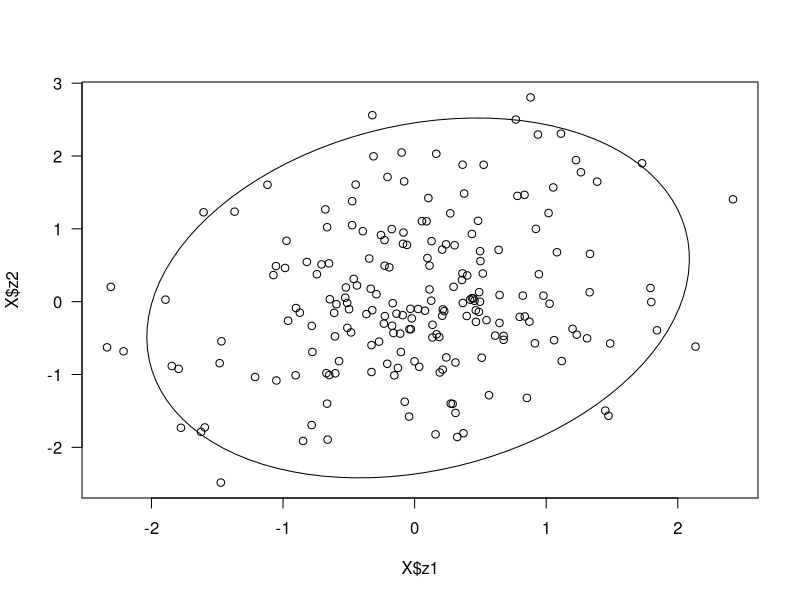
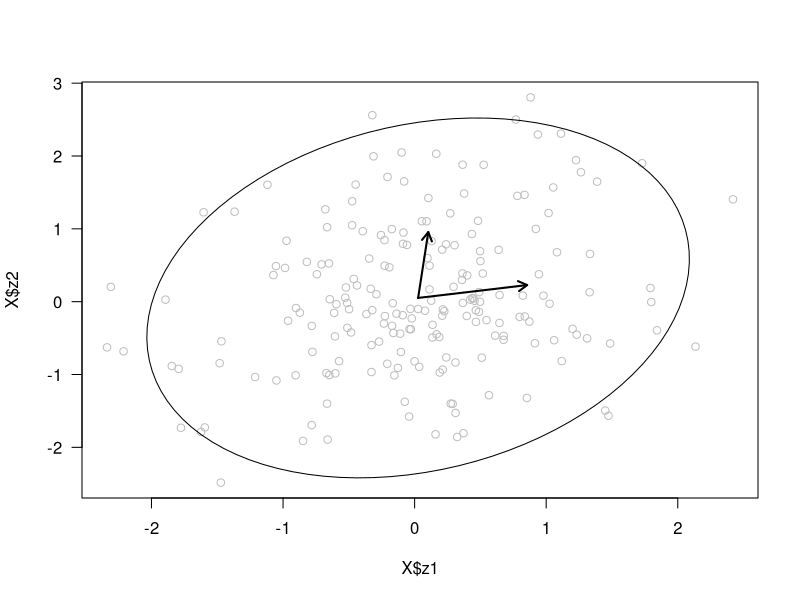

These charts were generated, in order, by the following R code:
# Στη διαγώνιο βλέπουμε διασπορές: Var1 = 0.7, Var2 = 1.2, Var3 = 0.6
# Εκτός διαγωνίου βλέπουμε συνδιακυμάνσεις: Cov(1,2) = 0.2, Cov(1,3) = −0.3, Cov(2,3) = 0.4

C = matrix(c(0.7, 0.2,-0.3,
0.2, 1.2, 0.4,
-0.3, 0.4, 0.6),
nrow=3)
C

# EXERCISE: Translate the covariance matrix into a correlation matrix

R = matrix(0, nrow=3, ncol=3)

for(i in 1:3){
  for(j in 1:3){
    R[i,j] = C[i,j] / ( sqrt(C[i,i]) * sqrt(C[j,j]) )
  }
}

R

install.packages("ellipse")
library(MASS)
library(ellipse)
set.seed(1)
X = data.frame(mvrnorm(200, mu=c(0,0,0), Sigma=C)) # 200 τυχαίες παρατηρήσεις με μέσο όρο 0,0,0 (άρα 3 μεταβλητές) και με variance–covariance μήτρα = C
colnames(X) = c("z1", "z2", "z3") # τρεις στήλες
head(X) # αποτέλεσμα είναι ένας πίνακας 200×3

means = c(apply(X[,1:2], 2, mean)) # παίρνει μόνο τις δύο πρώτες μεταβλητές (z1 και z2), το 2 σημαίνει “στήλες”
# υπολογίζει τον μέσο όρο κάθε στήλης
# φτιάχνει έναν μικρό πίνακα με 2 αριθμούς = μέσους όρους z1 και z2
plot(X$z1, X$z2, las=1) # scatter plot των 2 μεταβλητών
# κάθε σημείο είναι ένα “ζευγάρι” τιμών z1–z2
# τα σημεία δείχνουν τη σχέση/συσχέτιση μεταξύ τους

lines(ellipse(cov(X[,1:2]), centre=means)) # cov -> Υπολογίζει τη δική τους (z1 & z2) covariance matrix από τα simulated data
# ellipse -> Υπολογίζει μια ελλειψοειδή γραμμή που δείχνει:
# το σχήμα της κατανομής
# τη συσχέτιση των δύο μεταβλητών
# πόσο "απλώνονται" τα δεδομένα στις δύο διαστάσεις

eigen(C)

plot(X$z1, X$z2, las=1, col="grey")
lines(ellipse(cov(X[,1:2]), centre=means))
# means είναι ένας πίνακας ή vector με τους μέσους όρους των μεταβλητών z1 και z2
arrows(means[1], means[2], # η αρχή του βέλους (κέντρο του νέφους των δεδομένων).
means[1]+eigen(C)$vectors[1,1], #τελικό x του βέλους, προσθέτουμε την x-συνιστώσα του πρώτου eigenvector
# eigen(C) μας δίνει μια λίστα με eigenvalues και eigenvectors
# vectors είναι μια μήτρα όπου κάθε στήλη είναι ένας eigenvector
# vectors[1,1] = πρώτο στοιχείο του πρώτου eigenvector (x-συνιστώσα του πρώτου βέλους)
means[2]+eigen(C)$vectors[2,1], #τελικό y του βέλους, προσθέτουμε την y-συνιστώσα του πρώτου eigenvector
code=2, length=0.1, lwd=2) # code = 2 σημαίνει ότι το βέλος έχει κεφαλή στο τελικό σημείο
arrows(means[1], means[2],
means[1]+eigen(C)$vectors[1,2], # τώρα χρησιμοποιούμε τον δεύτερο eigenvector
means[2]+eigen(C)$vectors[2,2],
code=2, length=0.1, lwd=2)

# Exercise: Compute the proportion of variance associated with each eigenvector of C

λ = eigen(C)$values
Σλ = sum(λ)
proportion_of_variance = λ/Σλ

# Exercise: Confirm that the eigenvectors are of unit length (length = 1) and that the angle between them is 90 degrees

eig = eigen(C)
v1 = eig$vectors[,1]   # 1ος eigenvector
v2 = eig$vectors[,2]   # 2ος eigenvector
v3 = eig$vectors[,3]   # 3ος eigenvector

sqrt(sum(v1^2))
sqrt(sum(v2^2))
sqrt(sum(v3^2))

angle_12 = acos(sum(v1 * v2)) * 180/pi
angle_13 = acos(sum(v1 * v3)) * 180/pi
angle_23 = acos(sum(v2 * v3)) * 180/pi

# EExercise: Reconstruct the matrix C from the eigenvalues and eigenvectors. Hint: To get the inverse of a matrix, we can use the solve function
# Οι ανακατασκευασμένες μητρές είναι ίδιες γιατί η eigendecomposition είναι απλώς μια άλλη “παράσταση” της ίδιας μήτρας

Q = eig$vectors
Λ = diag(eig$values)
C_recon =  Q %*% Λ %*% solve(Q)
